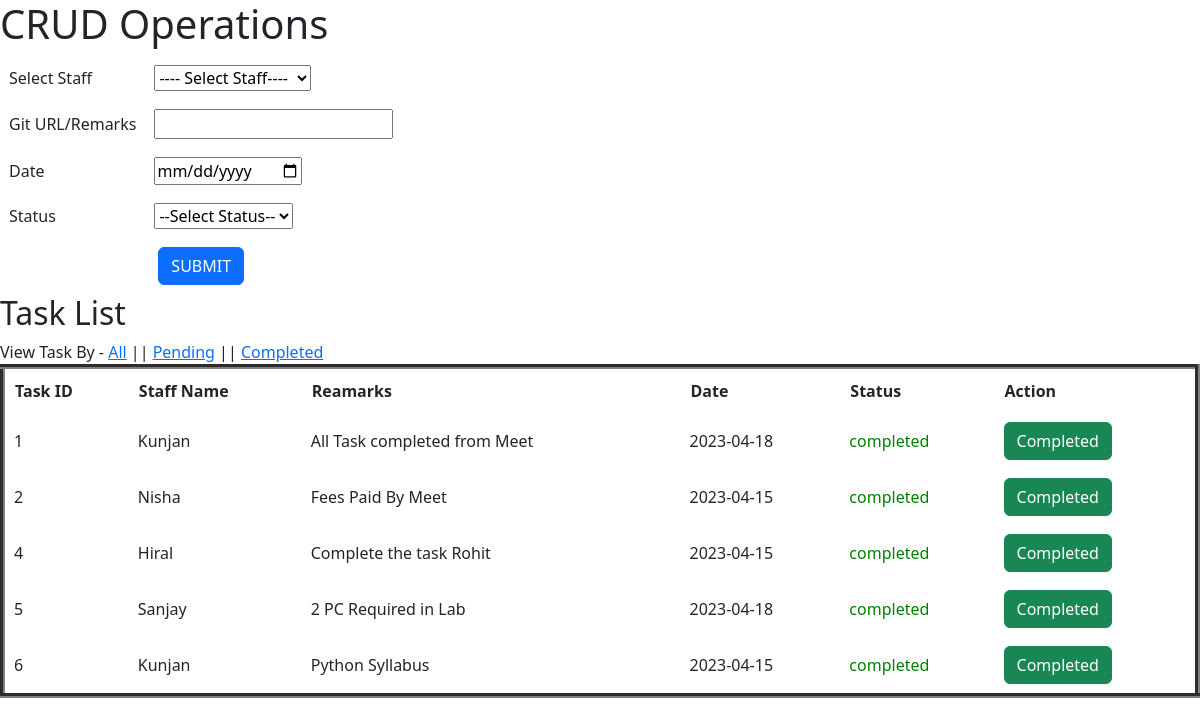
The page / on the database its author committed.
### CRUD/myapp/models.py (models this page shows, shortened)
class Task(models.Model):
	staff = models.ForeignKey(Staff,on_delete=models.CASCADE)
	remarks=models.TextField()
	date=models.CharField(max_length=100)
	status=models.CharField(max_length=100)

class Staff(models.Model):
	category = (
			('trainer','trainer'),
			('counsellor','counsellor'),
			('backoffice','backoffice'),
			('admin','admin')
		)
	staff_category=models.CharField(max_length=100,choices=category)
	fname=models.CharField(max_length=100)
	lname=models.CharField(max_length=100)
	email=models.EmailField()
	mobile=models.PositiveIntegerField()

### CRUD/myapp/views.py (the view)
# urls.py: path('',views.index,name='index'),
def index(request):
	staff=Staff.objects.all()
	tasks=Task.objects.all()
	return render(request,'index.html',{'staff':staff,'tasks':tasks})

### CRUD/myapp/templates/index.html (shortened to what this page needs)
<!DOCTYPE html>
<html>
<head>
	<link href="https://cdn.jsdelivr.net/npm/bootstrap@5.3.0-alpha3/dist/css/bootstrap.min.css" rel="stylesheet">
</head>
<body>
<h1>CRUD Operations</h1>
<form name="index" method="post" action="{% url 'add-task' %}">
	<table>
		<tr>
			<td>Select Staff</td>
			<td>
				<select name="staff">
					<option>---- Select Staff----</option>
				</select>
			</td>
		</tr>
		<tr>
			<td>Git URL/Remarks</td>
			<td><input type="text" name="remarks"></td>
		</tr>
		<tr>
			<td>Date</td>
			<td><input type="date" name="date"></td>
		</tr>
		<tr>
			<td>Status</td>
			<td>
				<select name="status">
					<option>--Select Status--</option>
				</select>
			</td>
		</tr>
		<tr>
			<td colspan="2" align="center">
				<input type="submit" name="submit" value="SUBMIT" class="btn btn-primary">
			</td>
		</tr>
	</table>
</form>
<h2>Task List</h2>
View Task By -  <a href="{% url 'all-task' %}">All</a> || <a href="{% url 'pending' %}">Pending</a> || <a href="{% url 'completed' %}">Completed</a>
<table border="5" width="100%" cellpadding="10px" cellspacing="10px">
	<tr>
		<th>Task ID</th>
		<th>Staff Name</th>
		<th>Reamarks</th>
		<th>Date</th>
		<th>Status</th>
		<th>Action</th>
	</tr>
	{% for i in tasks %}
	<tr>
		<td>{{i.id}}</td>
		<td>{{i.staff.fname}}</td>
		<td>{{i.remarks}}</td>
		<td>{{i.date}}</td>
		{% if i.status == "pending" %}
			<td style="color:red;">{{i.status}}</td>
		{% else %}
			<td style="color:green;">{{i.status}}</td>
		{% endif %}
		{% if i.status == "pending" %}
		<td>
			<form name="task" method="post" action="{% url 'complete-task' %}">
				{% csrf_token %}
				<input type="hidden" name="id" value="{{i.id}}">
				<input type="submit" name="action" value="Complete Task" class="btn btn-danger">
			</form>
		</td>
		{% else %}
		<td>
			<input type="submit" name="action" value="Completed" readonly class="btn btn-success">
		</td>
		{% endif %}
	</tr>
	{% endfor %}
</table>
</body>
</html>

### CRUD/myapp/templates/index.html (style rules this page uses)
tr,td { padding: 9px; }

### rows shown on the page
Task: id "1", staff.fname "Kunjan", remarks "All Task completed from Meet", date "2023-04-18", status "completed"
Task: id "2", staff.fname "Nisha", remarks "Fees Paid By Meet", date "2023-04-15", status "completed"
Task: id "4", staff.fname "Hiral", remarks "Complete the task Rohit", date "2023-04-15", status "completed"
Task: id "5", staff.fname "Sanjay", remarks "2 PC Required in Lab", date "2023-04-18", status "completed"
Task: id "6", staff.fname "Kunjan", remarks "Python Syllabus", date "2023-04-15", status "completed"
